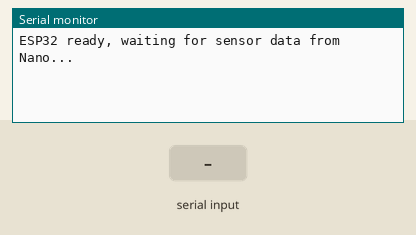
Bench run of a sketch on a simulated ESP32. Parts: the last lines printed to the serial monitor. The inputs (shaded band) are chosen by the test bench.

Above: at 1.2 s.
1.3 s: "1\n" received over the second serial link
At 2.1 s:
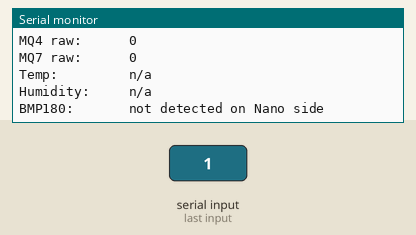
2.8 s: "0\n" received over the second serial link
At 3.4 s:
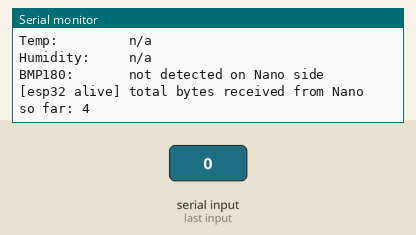
4.5 s: "2\n" received over the second serial link
At 6.9 s:
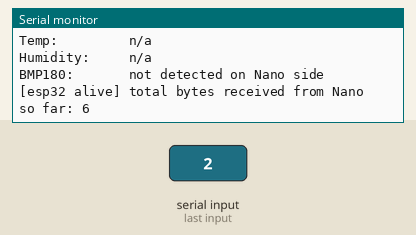

The sketch:

esp32RecPinChange.ino
```cpp
/*
  Mine Rescue Rover - ESP32 Receiver
  -----------------------------------
  Reads one JSON line at a time from the Nano over UART2 and parses it
  with ArduinoJson. Prints the parsed values to the USB Serial Monitor
  for now - replace the TODO section in loop() with whatever you want
  to do with the data next (send over WiFi/LoRa, log it, act on it, etc).

  Library needed (install via Library Manager):
    - "ArduinoJson" by Benoit Blanchon (install the 6.x or 7.x version)

  Wiring from Nano (SoftwareSerial on A2/A3):
    Nano A3 (TX)  --[voltage divider, 5V->3.3V]-->  ESP32 GPIO4 (RX2)
    Nano A2 (RX)  <----------------------------------  ESP32 GPIO2 (TX2)
    Nano GND      -------------------------------------  ESP32 GND

  IMPORTANT: Nano's TX is 5V logic. ESP32 RX pins are NOT 5V tolerant.
  Use the voltage divider (or a logic-level shifter) on that line as
  discussed before wiring this up - don't connect it directly.

  NOTE: originally this used GPIO16/17. Switched to GPIO4/2 because
  16/17 are wired internally to onboard PSRAM on WROVER-variant
  ESP32 modules, which can silently break UART use on those pins
  even though they're still physically broken out on the header.
  4/2 have no special internal function on any ESP32 variant.
*/

#include <ArduinoJson.h>

#define ESP_RX2  4    // ESP32 receives here <- Nano TX (through the divider)
#define ESP_TX2  2    // ESP32 transmits here -> Nano RX

HardwareSerial nanoSerial(2);   // use UART2

String lineBuf = "";
unsigned long totalBytesSeen = 0;
unsigned long lastHeartbeatPrint = 0;

void setup() {
  Serial.begin(9600);                              // USB - Serial Monitor
  nanoSerial.begin(9600, SERIAL_8N1, ESP_RX2, ESP_TX2);  // link to the Nano

  Serial.println("ESP32 ready, waiting for sensor data from Nano...");
}

void loop() {
  // ---------- Print a "still alive" line every 3s so silence is obvious ----------
  if (millis() - lastHeartbeatPrint > 3000) {
    lastHeartbeatPrint = millis();
    Serial.print("[esp32 alive] total bytes received from Nano so far: ");
    Serial.println(totalBytesSeen);
  }

  // ---------- Drain whatever is in the UART2 buffer, one byte at a time ----------
  // This shows us EVERY byte that arrives, even if it never forms a valid
  // JSON line - so we can tell "nothing arriving" apart from "garbage arriving".
  while (nanoSerial.available()) {
    char c = nanoSerial.read();
    totalBytesSeen++;

    Serial.print("RX byte: '");
    if (c >= 32 && c <= 126) Serial.print(c); else Serial.print('.');
    Serial.print("' (0x");
    Serial.print((uint8_t)c, HEX);
    Serial.println(")");

    if (c == '\n') {
      lineBuf.trim();
      if (lineBuf.length() > 0) {
        parseAndPrint(lineBuf);
      }
      lineBuf = "";
    } else if (c != '\r') {
      lineBuf += c;
    }
  }
}

void parseAndPrint(String line) {
  StaticJsonDocument<220> doc;
  DeserializationError err = deserializeJson(doc, line);

  if (err) {
    Serial.print("JSON parse failed: ");
    Serial.println(err.c_str());
    Serial.print("Raw line was: ");
    Serial.println(line);
    return;
  }

  long  hb       = doc["hb"] | -1;
  int   mq4      = doc["mq4"];
  int   mq7      = doc["mq7"];
  float temp     = doc["temp"]     | NAN;   // default NAN if field is null/missing
  float hum      = doc["hum"]      | NAN;
  float pressure = doc["pressure"] | NAN;
  float alt      = doc["alt"]      | NAN;
  bool  bmpOk    = doc["bmp_ok"];

  // ---------- TODO: do something with the data here ----------
  // e.g. forward over WiFi/MQTT, log to SD, trigger an alert, etc.

  // For now, just print what was received:
  Serial.println("---- received from Nano ----");
  Serial.print("Heartbeat #:  "); Serial.println(hb);
  Serial.print("MQ4 raw:      "); Serial.println(mq4);
  Serial.print("MQ7 raw:      "); Serial.println(mq7);
  Serial.print("Temp:         "); Serial.println(isnan(temp) ? "n/a" : String(temp) + " C");
  Serial.print("Humidity:     "); Serial.println(isnan(hum) ? "n/a" : String(hum) + " %");
  Serial.print("BMP180:       ");
  if (!bmpOk) {
    Serial.println("not detected on Nano side");
  } else {
    Serial.println(String(pressure) + " Pa, alt " + String(alt) + " m");
  }
  Serial.println();
}
```

Measured:
- after the input at 1.3 s, the serial monitor: prints a new line at once (image 1)
- after the input at 2.8 s, the serial monitor: prints a new line at once (image 2)
- after the input at 4.5 s, the serial monitor: prints a new line at once (image 3)
